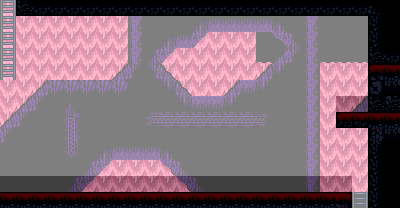

A level layout from a 2D game, rendered from its tile map. Below: a short description, then the map file with tile-grid data replaced by summaries:
An orthogonal 25x13 tile map with 16x16 px tiles, 5 tile layers (Back2, Back, Deafult, Front, ...), 2 tilesets and 10 objects (2x Moving Platform).

<map version="1.10" tiledversion="1.10.2" orientation="orthogonal" renderorder="right-down" width="25" height="13" tilewidth="16" tileheight="16" infinite="0" nextlayerid="14" nextobjectid="39">
 <properties>
  <property name="BottomSection" type="int" value="12" />
  <property name="LeftSection" type="int" value="-1" />
  <property name="Level" type="int" value="13" />
  <property name="RightSection" type="int" value="14" />
  <property name="TopSection" type="int" value="15" />
 </properties>
 <tileset firstgid="1" source="../Level1_Tileset.tsx" />
 <tileset firstgid="801" source="../PathfindingLayout.tsx" />
 <layer id="11" name="Back2" width="25" height="13">
  <data>[325 cells, 190 non-empty, 3 distinct tile ids]</data>
 </layer>
 <layer id="3" name="Back" width="25" height="13">
  <data>[325 cells, 85 non-empty, 23 distinct tile ids]</data>
 </layer>
 <layer id="2" name="Deafult" width="25" height="13">
  <data>[325 cells, 6 non-empty, 1 distinct tile ids]</data>
 </layer>
 <layer id="1" name="Front" width="25" height="13">
  <data>[325 cells, 65 non-empty, 15 distinct tile ids]</data>
 </layer>
 <layer id="13" name="PathfindingLayout" width="25" height="13" opacity="0.5">
  <data>[325 cells, 325 non-empty, 3 distinct tile ids]</data>
 </layer>
 <objectgroup id="10" name="Objects">
  <object id="37" name="Moving Platform" x="64" y="112" width="16" height="48">
   <properties>
    <property name="IsVertical" type="bool" value="true" />
    <property name="PlatformType" type="int" value="2" />
    <property name="Type" value="MovingPlatform" />
   </properties>
  </object>
  <object id="38" name="Moving Platform" x="144" y="112" width="128" height="16">
   <properties>
    <property name="IsVertical" type="bool" value="false" />
    <property name="PlatformType" type="int" value="2" />
    <property name="Type" value="MovingPlatform" />
   </properties>
  </object>
 </objectgroup>
 <objectgroup id="8" name="Colliders">
  <object id="26" x="16" y="0" width="384" height="16">
   <properties>
    <property name="AFFECTING_LAYERS" value="PLAYER_LAYER" />
    <property name="OBJECT_LAYERS" value="GROUND_LAYER" />
   </properties>
  </object>
  <object id="27" x="368" y="16" width="32" height="48">
   <properties>
    <property name="AFFECTING_LAYERS" value="PLAYER_LAYER" />
    <property name="OBJECT_LAYERS" value="GROUND_LAYER" />
   </properties>
  </object>
  <object id="28" x="336" y="112" width="64" height="16">
   <properties>
    <property name="AFFECTING_LAYERS" value="PLAYER_LAYER" />
    <property name="OBJECT_LAYERS" value="GROUND_LAYER" />
   </properties>
  </object>
  <object id="29" x="368" y="128" width="32" height="80">
   <properties>
    <property name="AFFECTING_LAYERS" value="PLAYER_LAYER" />
    <property name="OBJECT_LAYERS" value="GROUND_LAYER" />
   </properties>
  </object>
  <object id="30" x="0" y="192" width="352" height="16">
   <properties>
    <property name="AFFECTING_LAYERS" value="PLAYER_LAYER" />
    <property name="OBJECT_LAYERS" value="GROUND_LAYER" />
   </properties>
  </object>
  <object id="31" x="0" y="0" width="16" height="80">
   <properties>
    <property name="AFFECTING_LAYERS" value="USE_LADDER_LAYER" />
    <property name="OBJECT_LAYERS" value="LADDER_LAYER" />
   </properties>
  </object>
  <object id="32" x="352" y="192" width="16" height="16">
   <properties>
    <property name="AFFECTING_LAYERS" value="USE_LADDER_LAYER" />
    <property name="OBJECT_LAYERS" value="LADDER_LAYER" />
   </properties>
  </object>
  <object id="35" x="-16" y="0" width="16" height="208">
   <properties>
    <property name="AFFECTING_LAYERS" value="PLAYER_LAYER" />
    <property name="OBJECT_LAYERS" value="GROUND_LAYER" />
   </properties>
  </object>
 </objectgroup>
</map>
